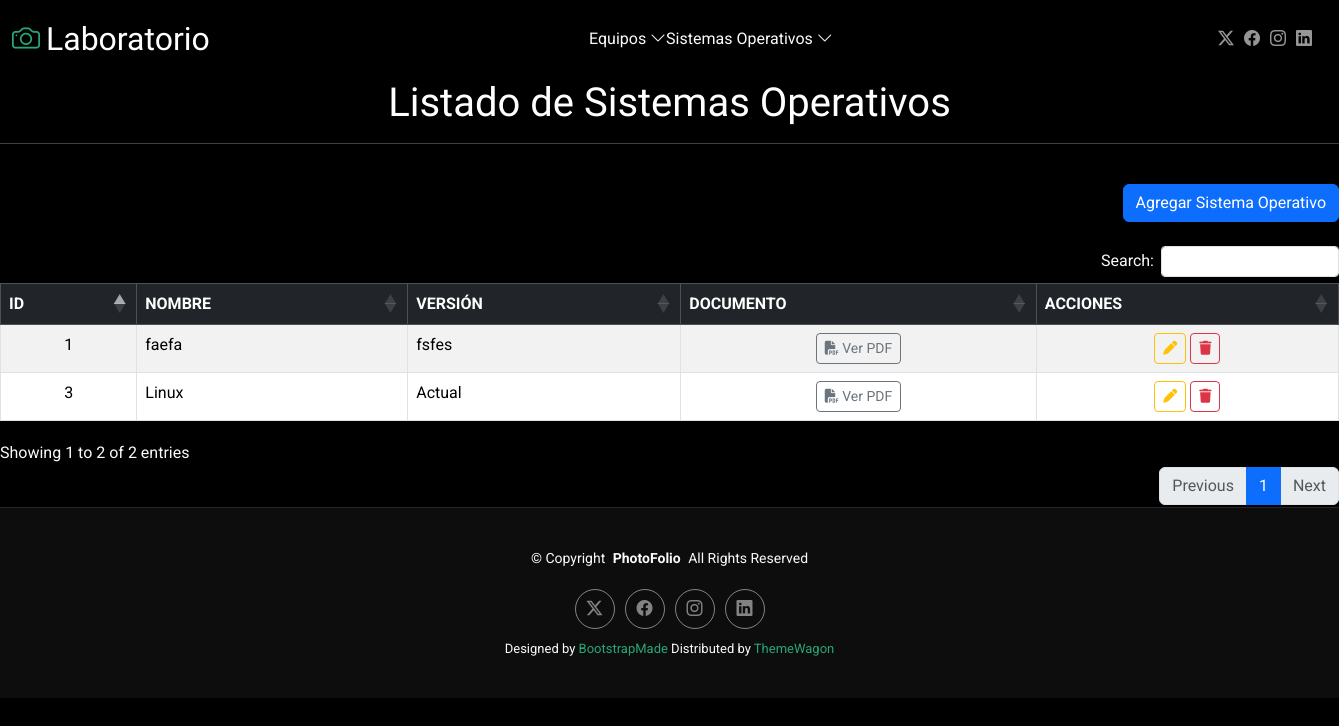
Screenshot of /listarSO with the database file from the repository.
### Aplicaciones/SistemaOperativo/models.py (models this page shows, shortened)
class SistemaOperativo(models.Model):
    nombre = models.CharField(max_length=100)
    version = models.CharField(max_length=50)
    documentacion = models.FileField(upload_to='documentos_so/', null=True, blank=True)

### Aplicaciones/SistemaOperativo/views.py (the view)
# urls.py: path('listarSO',views.inicio,name='listarSO'),
def inicio(request):
    sistemas_operativos = SistemaOperativo.objects.all()
    return render(request, "listarSO.html", {'sistemas_operativos': sistemas_operativos})

### Aplicaciones/SistemaOperativo/templates/listarSO.html (shortened to what this page needs)
{% extends 'plantilla.html' %}
{% load static %}
{% block body %}
<h1 class="text-center">Listado de Sistemas Operativos</h1>
<hr><br>
<div class="text-end">
  <a href="nuevoSO" class="btn btn-primary">Agregar Sistema Operativo</a>
</div>
<br>
<table class="table table-bordered table-striped table-hover" id="tbl_so">
  <thead class="table-dark text-center">
    <tr>
      <th>ID</th>
      <th>NOMBRE</th>
      <th>VERSIÓN</th>
      <th>DOCUMENTO</th>
      <th>ACCIONES</th>
    </tr>
  </thead>
  <tbody>
    {% for so in sistemas_operativos %}
    <tr>
      <td class="text-center">{{ so.id }}</td>
      <td>{{ so.nombre }}</td>
      <td>{{ so.version }}</td>
      <td class="text-center">
        {% if so.documentacion %}
          <a class="btn btn-sm btn-outline-secondary" href="{{ so.documentacion.url }}" target="_blank">
            <i class="fa fa-file-pdf"></i> Ver PDF
          </a>
        {% else %}
          <span class="text-muted">Sin PDF</span>
        {% endif %}
      </td>
      <td class="text-center">
        <a class="btn btn-sm btn-outline-warning" href="editarSO/{{so.id}}">
          <i class="fa fa-pen"></i>
        </a>
        <button class="btn btn-sm btn-outline-danger" onclick="eliminarSO('{{ so.id }}')">
          <i class="fa fa-trash"></i>
        </button>
      </td>
    </tr>
    {% endfor %}
  </tbody>
</table>
{% endblock %}

### soportetec/static/plantilla/Pho/assets/css/main.css (style rules this page uses)
:root { --default-font: "Roboto", system-ui, -apple-system, "Segoe UI", Roboto, "Helvetica Neue", Arial, "Noto Sans", "Liberation Sans", sans-serif, "Apple Color Emoji", "Segoe UI Emoji", "Segoe UI Symbol", "Noto Color Emoji"; --heading-font: "Cardo", sans-serif; --nav-font: "Inter", sans-serif; }
:root { --background-color: #000000; --default-color: #fafafa; --heading-color: #ffffff; --accent-color: #27a776; --surface-color: #1a1a1a; --contrast-color: #ffffff; }
:root { --nav-color: rgba(255, 255, 255, 0.5); --nav-hover-color: #ffffff; --nav-mobile-background-color: #1a1a1a; --nav-dropdown-background-color: #1a1a1a; --nav-dropdown-color: rgba(255, 255, 255, 0.5); --nav-dropdown-hover-color: #ffffff; }
:root { scroll-behavior: smooth; }
body { color: var(--default-color); background-color: var(--background-color); font-family: var(--default-font); }
a { color: var(--accent-color); text-decoration: none; transition: 0.3s; }
h1, h2, h3, h4, h5, h6 { color: var(--heading-color); font-family: var(--heading-font); }

### rows the page displays
SistemaOperativo: id "1", nombre "faefa", version "fsfes"
SistemaOperativo: id "3", nombre "Linux", version "Actual"
